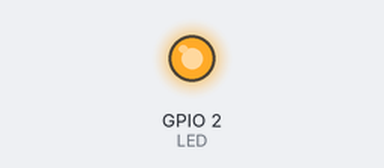
A sketch run on a simulated ESP32. Parts: output pins drawn as LEDs (lit = HIGH).

Above: at 2.0 s.
At 6.5 s:
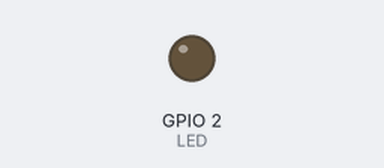
Timing chart, 0 to 7.9 s (numbered marks = the images above):
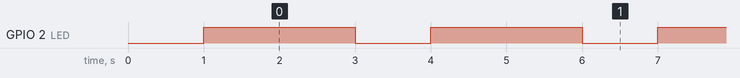

The sketch:

bouton_led_sleep.ino
```cpp
#include <Arduino.h>
#include "esp_sleep.h"


const int bouton = 4;
const int LED = 2;

void setup() {
  pinMode(bouton, INPUT);
  pinMode(LED, OUTPUT);
  esp_sleep_enable_ext0_wakeup(GPIO_NUM_4, 0);
  esp_light_sleep_start();
}

void loop() {
  digitalWrite(LED, HIGH);
  delay(2000);
  digitalWrite(LED, LOW);
  esp_light_sleep_start();
}
```

Measured:
- by itself, GPIO 2 (LED): alternates HIGH for 2.0 s and LOW for 1.0 s
